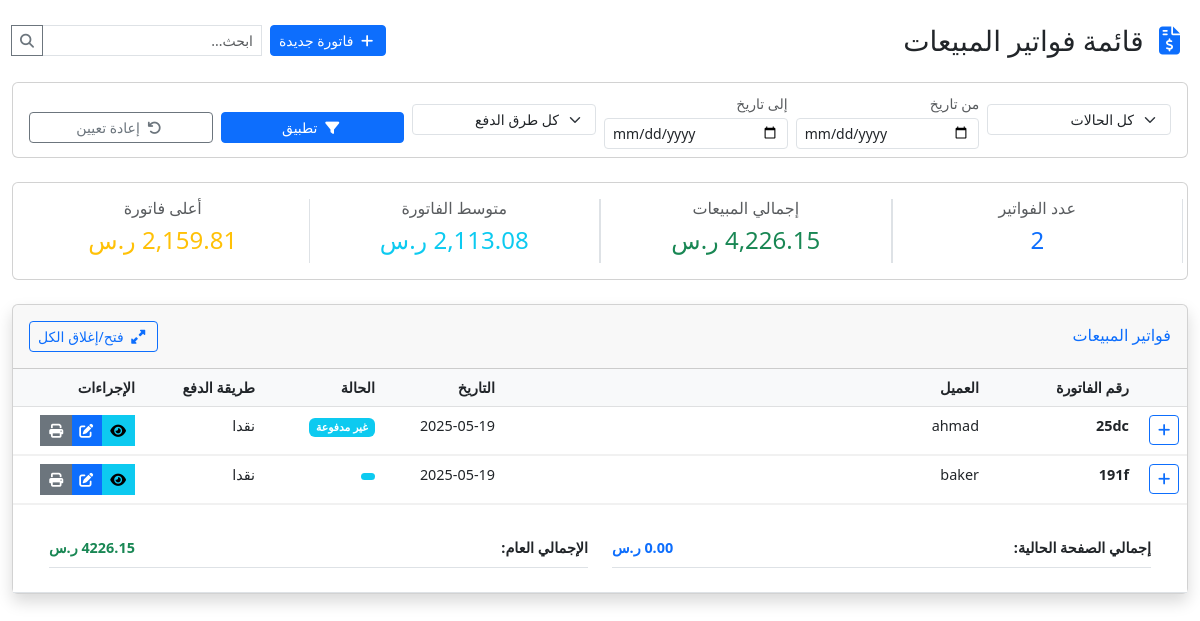
Page /invoice/sale/ (signed in) on the earlier database version.
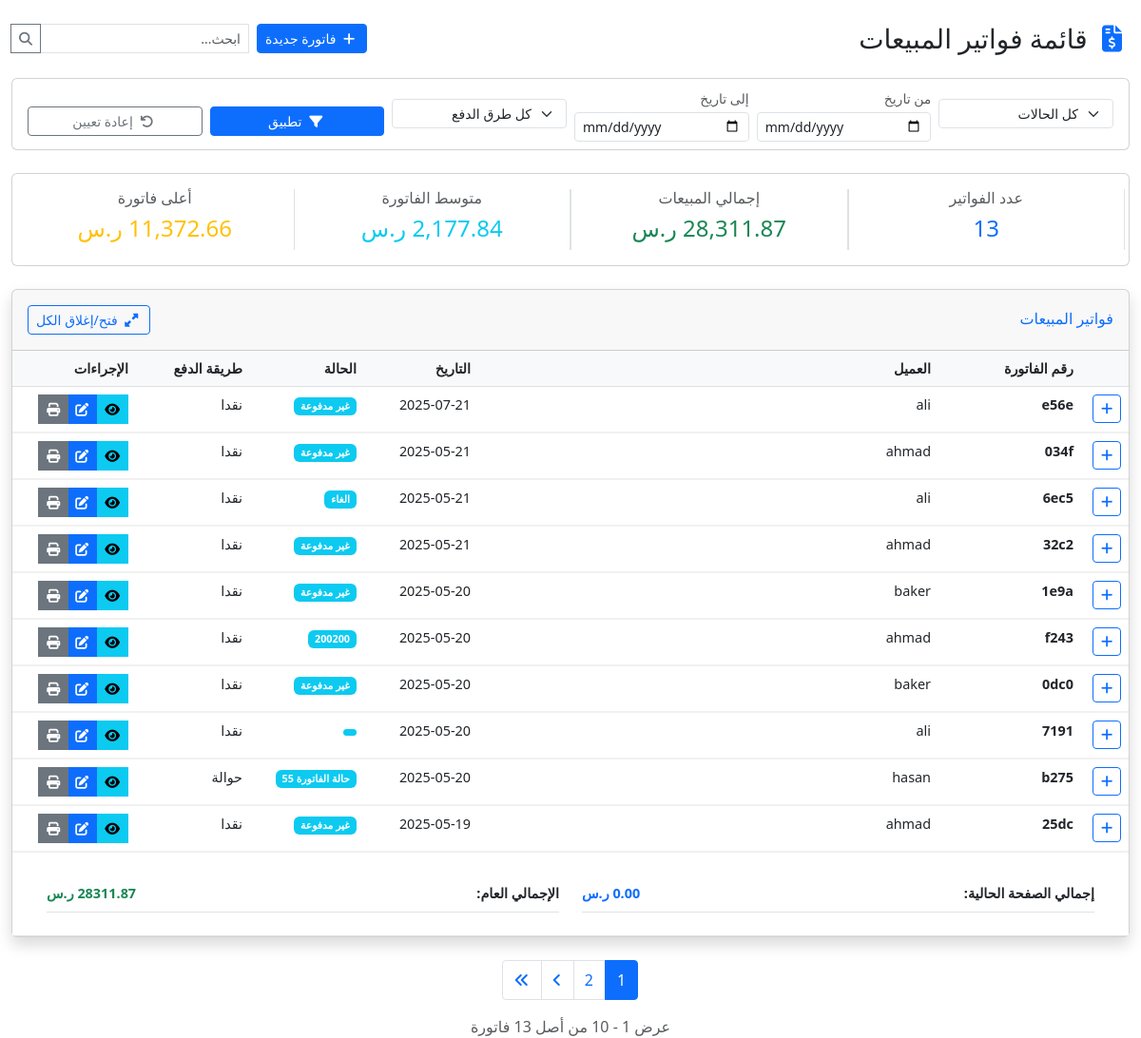
Same page on the later database version.
### invoice/models.py (models this page shows, shortened)
class Sale(models.Model):
    sale_date = models.DateField(verbose_name='تاريخ البيع', editable=True)
    sale_customer = models.ForeignKey(User, on_delete=models.SET_NULL, null=True, blank=True, verbose_name=_("العميل"))
    sale_customer_phone = models.CharField(max_length=20, blank=True, null=True, verbose_name=_("رقم الهاتف"))
    sale_address = models.TextField(blank=True, null=True, verbose_name=_("العنوان"))
    sale_receiving_method = models.CharField(max_length=255, blank=True, null=True, verbose_name=_("طريقة التسليم"))
    sale_receiving_number = models.CharField(max_length=255, blank=True, null=True, verbose_name=_("رقم التسليم"))
    sale_payment_method = models.ForeignKey('Payment_method', on_delete=models.SET_NULL, null=True, blank=True, verbose_name=_("طريقة الدفع"))
    sale_notes = models.TextField(blank=True, null=True, verbose_name=_("ملاحظات"))
    sale_currency = models.ForeignKey('Currency', on_delete=models.SET_NULL, null=True, blank=True, verbose_name=_("العملة"))
    sale_invoice_date = models.DateField(blank=True, null=True, verbose_name=_("تاريخ الفاتورة"))
    sale_type = models.CharField(max_length=100, blank=True, null=True, verbose_name=_("نوع الفاتورة"))
    sale_status = models.ForeignKey('Status', on_delete=models.SET_NULL, null=True, blank=True, verbose_name=_("حالة الفاتورة"))
    sale_shipping_company = models.ForeignKey('Shipping_com_m', on_delete=models.SET_NULL, null=True, blank=True, verbose_name=_("  شركة الشحن"))
    sale_shipping_num = models.CharField(max_length=255, blank=True, null=True, verbose_name=_("رقم الشحنة"))
    sale_due_date = models.DateField(blank=True, null=True, verbose_name=_("تاريخ الاستحقاق"))
    sale_total_amount = models.DecimalField(max_digits=12, decimal_places=2, default=0.0, verbose_name=_("المجموع الكلي"))
    sale_image = models.ImageField(upload_to='sale_image/%y/%m/%d/', max_length=100 , blank=True, null=True, verbose_name=_("صورة الفاتورة "))
    sale_global_discount = models.DecimalField(max_digits=12, decimal_places=2, default=0, verbose_name=_("الخصم العام"))
    sale_global_addition = models.DecimalField(max_digits=12, decimal_places=2, default=0, verbose_name=_("الإضافة العامة"))
    sale_global_tax = models.DecimalField(max_digits=5, decimal_places=2, default=0, verbose_name=_("الضريبة العامة (%)"))
    uniqueId = models.CharField(null=True, blank=True, max_length=100, verbose_name=_("الرقم المسلسل"))
    slug = models.SlugField(max_length=225, unique=True, blank=True, null=True)
    date_created = models.DateTimeField(blank=True, null=True)
    last_updated = models.DateTimeField(blank=True, null=True)
    class Meta:
        verbose_name = _("فاتورة بيع")
        verbose_name_plural = _("فواتير البيع")
    @property
    def sale_subtotal(self):
        return sum(item.sale_total for item in self.items.all()) if hasattr(self, 'items') else 0
    @property
    def sale_taxable_amount(self):
        return self.sale_subtotal
    @property
    def sale_tax_amount(self):
        return (self.sale_taxable_amount * (self.sale_global_tax / 100)) if self.sale_global_tax else 0
    @property
    def sale_after_tax(self):
        return self.sale_taxable_amount + self.sale_tax_amount

class Status(models.Model):
    status_types = models.CharField(max_length=255, verbose_name=_("حالة الفاتورة"))
    status_description = models.TextField(blank=True, null=True, verbose_name=_("الوصف"))
    uniqueId = models.UUIDField(default=uuid4, editable=False, unique=True, verbose_name=_("الرقم المسلسل"))
    slug = models.SlugField(max_length=225, unique=True, blank=True, null=True)
    date_created = models.DateTimeField(auto_now_add=True)
    last_updated = models.DateTimeField(auto_now=True)
    class Meta:
        verbose_name = _('حالة الفاتورة')
        verbose_name_plural = _('حالات الفواتير')

class Payment_method(models.Model):
    payment_method_name = models.CharField(max_length=255, blank=True, verbose_name=_("طريقة الدفع"))
    payment_method_notes = models.TextField(blank=True, verbose_name=_("البيان"))
    uniqueId = models.UUIDField(default=uuid4, editable=False, unique=True, verbose_name=_("الرقم المسلسل"))
    slug = models.SlugField(max_length=225, unique=True, blank=True, null=True)
    date_created = models.DateTimeField(auto_now_add=True)
    last_updated = models.DateTimeField(auto_now=True)
    class Meta:
        verbose_name = _('طريقة الدفع')
        verbose_name_plural = _('طرق الدفع')

### invoice/views.py (the view, shortened to what this page needs)
# urls.py: path('sale/', SaleListView.as_view(), name='sale_list'),
class SaleListView(LoginRequiredMixin, PermissionRequiredMixin, ListView):
    model = Sale
    template_name = 'sales/sale_list.html'
    context_object_name = 'sales'
    paginate_by = 10
    permission_required = ['sales.view_sale']
    login_url = '/accounts/login/'
    def get_queryset(self):
        try:
            barcode_prefetch = Prefetch(
                'items__saleitembarcode_set',
                queryset=SaleItemBarcode.objects.select_related('barcode'),
                to_attr='prefetched_barcodes'
            )
            queryset = super().get_queryset().select_related(
                'sale_customer',
                'sale_status',
                'sale_payment_method',
                'sale_currency',
                'sale_shipping_company'
            ).prefetch_related(
                barcode_prefetch,
                'items'
            )
            search = self.request.GET.get('search')
            status_filter = self.request.GET.get('status')
            if status_filter:
                queryset = queryset.filter(sale_status_id=status_filter)
            date_from = self.request.GET.get('date_from')
            if date_from:
                queryset = queryset.filter(sale_date__gte=date_from)
            date_to = self.request.GET.get('date_to')
            if date_to:
                queryset = queryset.filter(sale_date__lte=date_to)
            payment_method = self.request.GET.get('payment_method')
            if payment_method:
                queryset = queryset.filter(sale_payment_method_id=payment_method)
            return queryset.order_by('-sale_date')
        except Exception as e:
            logger.error(f"خطأ في عرض الفواتير: {str(e)}")
            return Sale.objects.none()
    def get_context_data(self, **kwargs):
        context = super().get_context_data(**kwargs)
        sales_queryset = self.get_queryset()
        stats = sales_queryset.aggregate(
            total_sales=Sum('sale_total_amount'),
            avg_sale=Avg('sale_total_amount'),
            max_sale=Max('sale_total_amount'),
            count=Count('id')
        )
        context.update({
            'page_title': 'قائمة فواتير المبيعات',
            'statuses': Status.objects.all(),
            'payment_methods': Payment_method.objects.all(),
            'total_sales': stats['total_sales'] if stats['total_sales'] else 0,
            'avg_sale': stats['avg_sale'] if stats['avg_sale'] else 0,
            'max_sale': stats['max_sale'] if stats['max_sale'] else 0,
            'sales_count': stats['count']
        })
        return context

### templates/sales/sale_list.html (shortened to what the changed rows need)
{% extends 'base.html' %}
{% load static humanize %}
{% block content %}
<div class="container-fluid mt-4">
    <div class="d-flex justify-content-between align-items-center mb-4">
        <h1 class="h3 mb-0 text-gray-800">
            <i class="fas fa-file-invoice-dollar text-primary me-2"></i> قائمة فواتير المبيعات
        </h1>
    </div>
    <div class="card mb-4">
        <div class="card-body p-3">
            <div class="row">
                <div class="col-md-3 border-end">
                    <div class="text-center">
                        <h6 class="text-muted">عدد الفواتير</h6>
                        <h4 class="text-primary">{{ page_obj.paginator.count|intcomma }}</h4>
                    </div>
                </div>
            </div>
        </div>
    </div>
    <div class="card shadow">
        <div class="card-body p-0">
            <div class="table-responsive">
                <table class="table table-hover mb-0">
                    <thead class="table-light">
                        <tr>
                            <th width="50px"></th>
                            <th width="150px">رقم الفاتورة</th>
                            <th>العميل</th>
                            <th width="120px">التاريخ</th>
                            <th width="120px">الحالة</th>
                            <th width="120px">طريقة الدفع</th>
                            <th width="130px">الإجراءات</th>
                        </tr>
                    </thead>
                    <tbody>
                        {% for sale in page_obj %}
                        <tr class="sale-row" style="border-bottom: 2px solid #f1f1f1;">
                            <td>
                                <button class="btn btn-sm btn-outline-primary toggle-details"
                                        data-sale-id="{{ sale.id }}"
                                        title="عرض/إخفاء التفاصيل">
                                    <i class="fas fa-plus"></i>
                                </button>
                            </td>
                            <td class="fw-bold">{{ sale.uniqueId }}</td>
                            <td>{{ sale.sale_customer.get_full_name|default:sale.sale_customer.username }}</td>
                            <td>{{ sale.sale_date|date:"Y-m-d" }}</td>
                            <td>
                                <span class="badge
                                    {% if sale.sale_status.status_types == 'مكتمل' %}bg-success
                                    {% elif sale.sale_status.status_types == 'معلق' %}bg-warning
                                    {% elif sale.sale_status.status_types == 'ملغى' %}bg-danger
                                    {% else %}bg-info{% endif %}">
                                    {{ sale.sale_status.status_types }}
                                </span>
                            </td>
                            <td>{{ sale.sale_payment_method.payment_method_name|default:"-" }}</td>
                            <td>
                                <div class="btn-group btn-group-sm">
                                    <a href="{% url 'sale_detail' sale.id %}" class="btn btn-info" title="عرض التفاصيل">
                                        <i class="fas fa-eye"></i>
                                    </a>
                                    {% if perms.sales.change_sale %}
                                    <a href="{% url 'sale_update' sale.id %}" class="btn btn-primary" title="تعديل">
                                        <i class="fas fa-edit"></i>
                                    </a>
                                    {% endif %}
                                    <a href="#" class="btn btn-secondary" title="طباعة">
                                        <i class="fas fa-print"></i>
                                    </a>
                                </div>
                            </td>
                        </tr>
                        {% empty %}
                        <tr>
                            <td colspan="7" class="text-center py-4">لا توجد فواتير لعرضها</td>
                        </tr>
                        {% endfor %}
                    </tbody>
                    <tfoot>
                        <tr>
                            <td colspan="7" class="text-end">
                                <div class="row p-3">
                                    <div class="col-md-6">
                                        <div class="d-flex justify-content-between border-bottom py-2">
                                            <span class="fw-bold">الإجمالي العام:</span>
                                            <span class="fw-bold text-success">{{ total_sales|default:0|floatformat:2 }} ر.س</span>
                                        </div>
                                    </div>
                                </div>
                            </td>
                        </tr>
                    </tfoot>
                </table>
            </div>
        </div>
    </div>
    {% if page_obj.paginator.num_pages > 1 %}
    <nav class="mt-4">
        <ul class="pagination justify-content-center">
            {% for num in page_obj.paginator.page_range %}
                {% if page_obj.number == num %}
                <li class="page-item active">
                    <span class="page-link">{{ num }}</span>
                </li>
                {% elif num > page_obj.number|add:'-3' and num < page_obj.number|add:'3' %}
                <li class="page-item">
                    <a class="page-link" href="?page={{ num }}{% for key,value in request.GET.items %}{% if key != 'page' %}&{{ key }}={{ value }}{% endif %}{% endfor %}">{{ num }}</a>
                </li>
                {% endif %}
            {% endfor %}
            {% if page_obj.has_next %}
            <li class="page-item">
                <a class="page-link" href="?page={{ page_obj.next_page_number }}{% for key,value in request.GET.items %}{% if key != 'page' %}&{{ key }}={{ value }}{% endif %}{% endfor %}" aria-label="التالي">
                    <i class="fas fa-angle-left"></i>
                </a>
            </li>
            <li class="page-item">
                <a class="page-link" href="?page={{ page_obj.paginator.num_pages }}{% for key,value in request.GET.items %}{% if key != 'page' %}&{{ key }}={{ value }}{% endif %}{% endfor %}" aria-label="الأخيرة">
                    <i class="fas fa-angle-double-left"></i>
                </a>
            </li>
            {% endif %}
        </ul>
        <div class="text-center text-muted mt-2">
            عرض {{ page_obj.start_index }} - {{ page_obj.end_index }} من أصل {{ page_obj.paginator.count }} فاتورة
        </div>
    </nav>
    {% endif %}
</div>
<link rel="stylesheet" href="https://cdn.jsdelivr.net/npm/toastify-js/src/toastify.min.css">
{% endblock %}

Differences in the rows shown:
no longer on this page (row unchanged): Sale: uniqueId "191f", sale_customer.get_full_name "baker", sale_date "2025-05-19", sale_payment_method.payment_method_name "نقدا"
added Sale: uniqueId "e56e", sale_customer.get_full_name "ali", sale_date "2025-07-21", sale_status.status_types "غير مدفوعة", sale_payment_method.payment_method_name "نقدا"
added Sale: uniqueId "034f", sale_customer.get_full_name "ahmad", sale_date "2025-05-21", sale_status.status_types "غير مدفوعة", sale_payment_method.payment_method_name "نقدا"
added Sale: uniqueId "6ec5", sale_customer.get_full_name "ali", sale_date "2025-05-21", sale_status.status_types "الغاء", sale_payment_method.payment_method_name "نقدا"
added Sale: uniqueId "32c2", sale_customer.get_full_name "ahmad", sale_date "2025-05-21", sale_status.status_types "غير مدفوعة", sale_payment_method.payment_method_name "نقدا"
added Sale: uniqueId "1e9a", sale_customer.get_full_name "baker", sale_date "2025-05-20", sale_status.status_types "غير مدفوعة", sale_payment_method.payment_method_name "نقدا"
added Sale: uniqueId "f243", sale_customer.get_full_name "ahmad", sale_date "2025-05-20", sale_status.status_types "200200", sale_payment_method.payment_method_name "نقدا"
added Sale: uniqueId "0dc0", sale_customer.get_full_name "baker", sale_date "2025-05-20", sale_status.status_types "غير مدفوعة", sale_payment_method.payment_method_name "نقدا"
added Sale: uniqueId "7191", sale_customer.get_full_name "ali", sale_date "2025-05-20", sale_payment_method.payment_method_name "نقدا"
added Sale: uniqueId "b275", sale_customer.get_full_name "hasan", sale_date "2025-05-20", sale_status.status_types "حالة الفاتورة 55", sale_payment_method.payment_method_name "حوالة"
Other differences:
{{ page_obj.paginator.count|intcomma }}: "2" → "13"
{{ total_sales|default:0|floatformat:2 }}: "4226.15" → "28311.87"
{{ page_obj.start_index }}: (not shown) → "1"
new list line: "1"
new list line: "2"
text now shown: "عرض - من أصل فاتورة"
